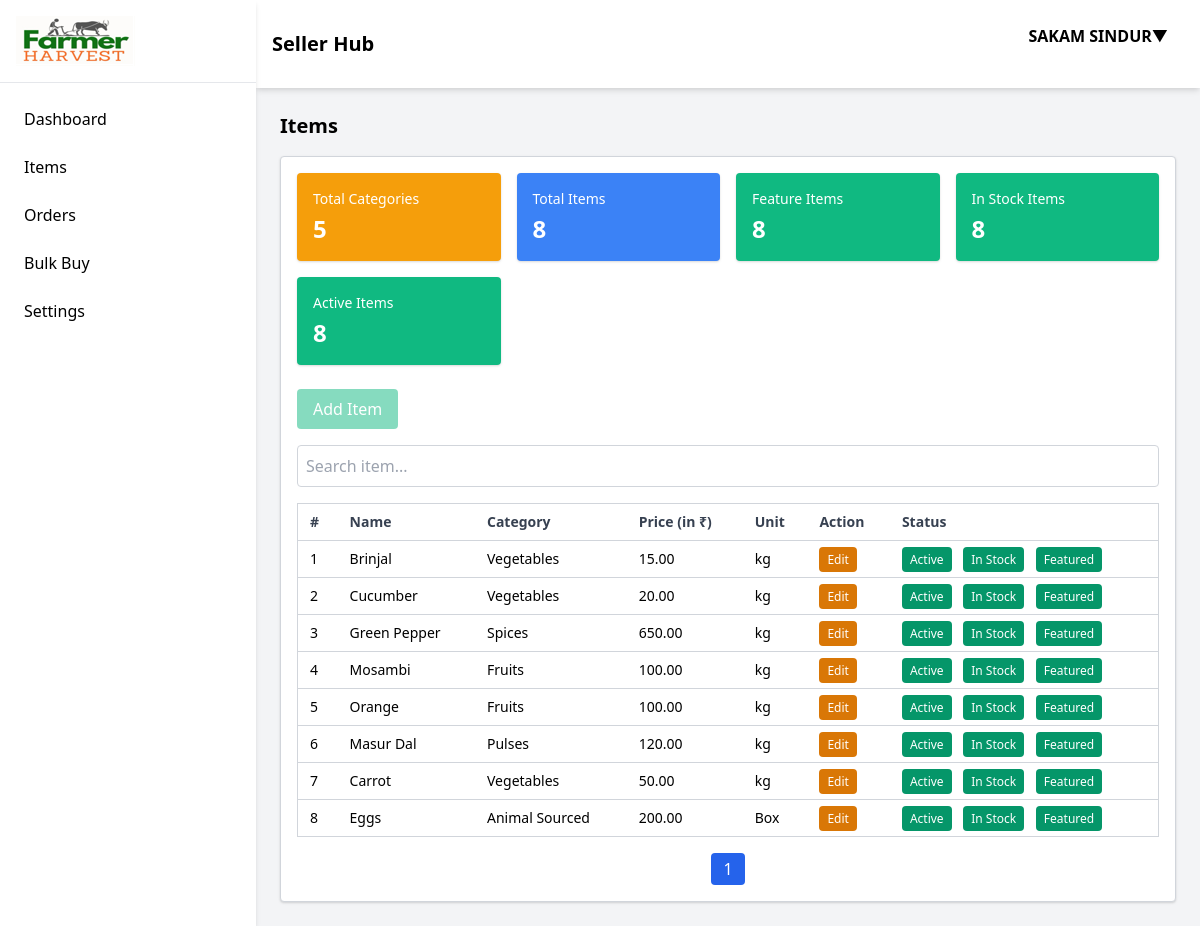
The app's page /accounts/items/ (signed in), older data.
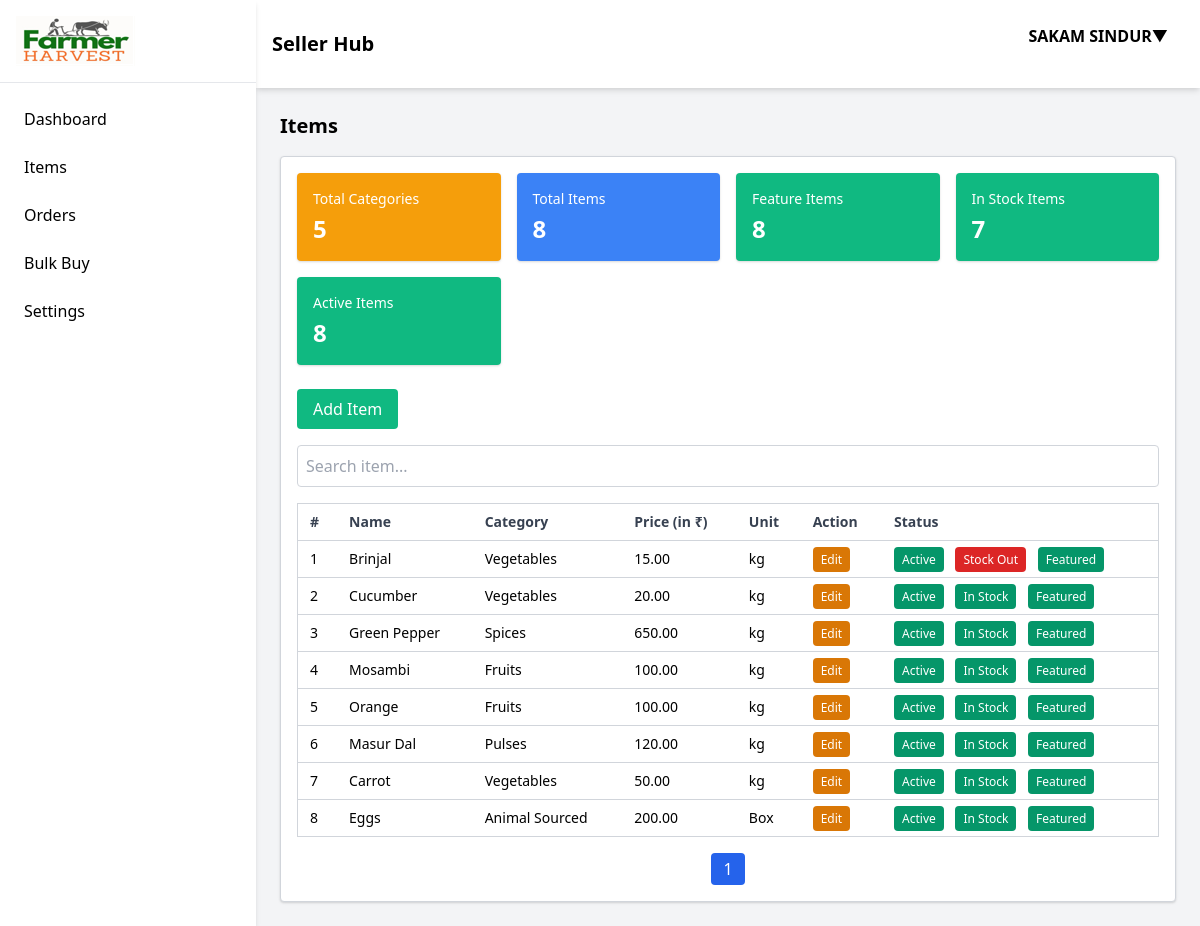
The same page, newer data.
### omsapp/models.py (models this page shows, shortened)
class Item(Model):
    itemID = AutoField(primary_key=True)
    itemName = CharField(max_length=200)
    itemType = CharField(max_length=20, default='')
    itemCat = CharField(max_length=200)
    itemSku = CharField(max_length=20, default='')
    itemHSNCode= CharField(max_length=15, default='')
    itemUnit = CharField(max_length=200)
    itemTaxPref=CharField(max_length=10, default='')
    itemTaxRate=CharField(max_length=10, default='')
    itemCostPrice=DecimalField(max_digits=10, decimal_places=2, default=0)
    itemPrice = DecimalField(max_digits=10, decimal_places=2)
    itemImg = ImageField(upload_to='static/')
    itemActive = BooleanField(default=True)
    itemInStock = BooleanField(default=True)
    stockValue = IntegerField(default=0)
    marketType = CharField(max_length=20, default='All')
    featureItem = BooleanField(default=True)
    itemDesc = CharField(max_length=200, default='')
    userID = ForeignKey(CustomUser, on_delete=CASCADE, related_name='user')

### omsapp/views.py (the view)
# urls.py: path('items/', views.item_list, name='item_list'),
def item_list(request):
    login_user_id = request.user.pk
    if request.user.is_authenticated:
        user_name = request.user.last_name
        user_approved=request.user.userApproved
        """if the user is not an FPO then the page should not be displayed"""
        if request.user.userType != '1':
            return redirect('index')
    else:
        user_name = 'Guest!'
        user_approved=''
    if login_user_id is not None:
        items = Item.objects.filter(userID_id = login_user_id)
    else:
        items = Item.objects.all()
    form = ItemForm()
    total_items = Item.objects.filter(userID_id=request.user.pk)#total items placed by the vendor/FPO
    total_featured_items = Item.objects.filter(userID_id=request.user.pk, featureItem=True).__len__()#featured items as set by the FPO
    total_item_categories = Item.objects.filter(userID_id=request.user.pk).values('itemCat').distinct().__len__()#distinct categories of items stored by the FPO
    total_instock_items = Item.objects.filter(userID_id=request.user.pk, itemInStock=True).__len__()#total in stock of items stored by the FPO
    total_active_items = Item.objects.filter(userID_id=request.user.pk, itemActive=True).__len__()#distinct categories of items stored by the FPO
    item_list_context = {
        'items': items,
        'form': form,
        'login_user':user_name,
        'user_approved':user_approved,
        'total_items':total_items,
        'total_featured_items':total_featured_items,
        'total_item_categories':total_item_categories,
        'total_instock_items':total_instock_items,
        'total_active_items':total_active_items
    }
    return render(request, 'item_list.html', context=item_list_context)

### omsapp/templates/item_list.html (shortened to what the changed rows need)
{% extends 'admin-console.html' %}
{% load static %}
{% block item_list %}
<h2 class="text-xl font-semibold mb-4">Items</h2>
<div class="bg-white p-4 shadow rounded border border-gray-300">
    <div class="grid grid-cols-2 md:grid-cols-4 gap-4">
        <div class="bg-green-500 text-white p-4 rounded shadow">
            <h3 class="text-sm">In Stock Items</h3>
            <p class="text-2xl font-semibold mt-1">{{total_instock_items}}</p>
        </div>
    </div>
    <br>
    <div class="flex justify-between items-center mb-4">
        {% if user_approved %}
        <a href="{% url 'item_entry' %}" class="bg-green-500 text-white px-4 py-2 rounded hover:bg-green-600">Add Item</a>
        {% else %}
        <a href="#" class="bg-green-500 text-white px-4 py-2 rounded hover:bg-green-600 disabled-inputs">Add Item</a>
        {% endif %}
    </div>
    <table id="itemTable" class="w-full text-left text-sm border border-gray-300 bg-white">
        <thead class="text-gray-700 border-b border-gray-300">
        <tr>
            <th class="py-2 px-3 cursor-pointer" onclick="sortTable(0, 'itemTable')">#</th>
            <th class="py-2 px-3 cursor-pointer" onclick="sortTable(1, 'itemTable')">Name</th>
            <th class="py-2 px-3 cursor-pointer" onclick="sortTable(2, 'itemTable')">Category</th>
            <th class="py-2 px-3 cursor-pointer" onclick="sortTable(3, 'itemTable')">Price (in ₹)</th>
            <th class="py-2 px-3 cursor-pointer" onclick="sortTable(4, 'itemTable')">Unit</th>
            <th class="py-2 px-3 cursor-pointer" onclick="sortTable(5, 'itemTable')">Action</th>
            <th class="py-2 px-3">Status</th>
        </tr>
        </thead>
        <tbody>
        {% for item in total_items %}
        <tr class="border-b border-gray-300 hover:bg-gray-100">
            <td class="py-2 px-3">{{forloop.counter}}</td>
            <td class="py-2 px-3">{{item.itemName}}</td>
            <td class="py-2 px-3">{{item.itemCat}}</td>
            <td class="py-2 px-3">{{item.itemPrice}}</td>
            <td class="py-2 px-3">{{item.itemUnit}}</td>
            <td class="py-2 px-3">
            <a href="{% url 'edit_item' item.itemID %}" class="px-2 py-1 text-xs rounded bg-yellow-600 text-white" data-bs-toggle="tooltip" data-bs-placement="bottom" data-bs-custom-class="custom-tooltip" data-bs-title="Edit {{item.itemName}}">
                Edit
            </a>
            </td>
            <td class="py-2 px-3 space-x-2">
            {% if item.itemActive %}
            <a class="px-2 py-1 text-xs rounded bg-green-600 text-white" href="{% url 'change_item_status' item.itemID %}">Active</a>
            {% else %}
            <a class="px-2 py-1 text-xs rounded bg-red-600 text-white" href="{% url 'change_item_status' item.itemID %}">Inactive</a>
            {% endif %}
            {% if item.itemInStock %}
            <a class="px-2 py-1 text-xs rounded bg-green-600 text-white" href="{% url 'change_item_stock' item.itemID %}">In Stock</a>
            {% else %}
            <a class="px-2 py-1 text-xs rounded bg-red-600 text-white" href="{% url 'change_item_stock' item.itemID %}">Stock Out</a>
            {% endif %}
            {% if item.featureItem %}
            <a class="px-2 py-1 text-xs rounded bg-green-600 text-white" href="{% url 'change_item_feature' item.itemID %}">Featured</a>
            {% else %}
            <a class="px-2 py-1 text-xs rounded bg-red-600 text-white" href="{% url 'change_item_feature' item.itemID %}">Featured Out</a>
            {% endif %}
            </td>
        </tr>
        {% endfor %}
        </tbody>
    </table>
</div>
{% endblock %}

Row changes from the older to the newer data that the page shows:
changed Item "Brinjal": itemInStock "In Stock" → "Stock Out"
Text that changed along with them:
{{ total_instock_items }}: "8" → "7"
